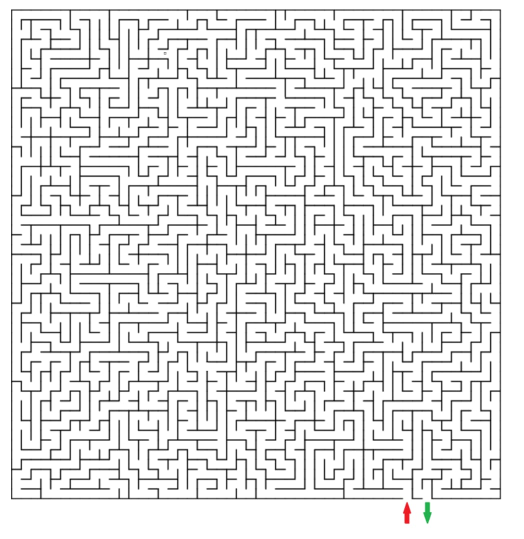
#> input picture path/maze.jpg, 1048 x 1077 px (shown at 1/2 size)
$ python maze2.py
#> lines starting #> are read from the running program, lines starting #| are printed output that depends on the picture; after the words box and inside, x2 and y2 are one past the last pixel; in counts of white or black regions, pixels touching at a corner belong together

import matplotlib.pylab as plt # I use version 3.1.2
#Notes for installing skimage: https://scikit-image.org/docs/dev/install.html
from skimage.morphology import skeletonize # I use version 0.16.2
import numpy as np # I use version 1.18.1


import matplotlib.pylab as plt
import numpy as np
from matplotlib import image as mpimg

# Read the image
img_name = 'maze.jpg'
rgb_img = plt.imread(img_name)
#> rgb_img is the input picture: shape (1077, 1048, 3); mean R, G, B 228, 228, 228

# Clip the image to retain only rows where y <= 1000
clipped_img = rgb_img[:1001, :, :] if rgb_img.ndim == 3 else rgb_img[:1001, :]
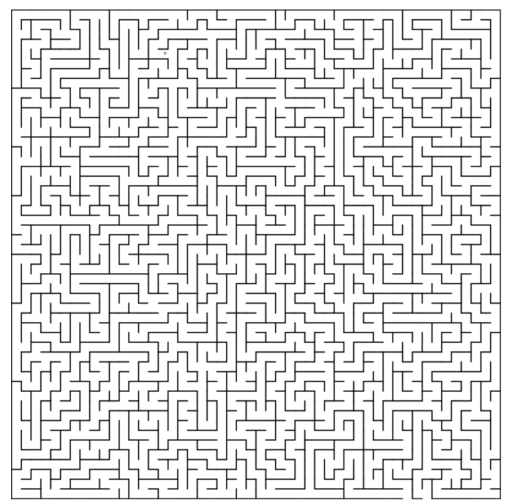
#> clipped_img: shape (1001, 1048, 3) (shown at 1/2 size); mean R, G, B 226.1, 226.1, 226.1

# Save the clipped image as 'maze2.jpg'
mpimg.imsave('maze2.jpg', clipped_img)

# Display the original and clipped images
plt.figure(figsize=(14, 7))

# Original Image
plt.subplot(1, 2, 1)
plt.title("Original Image")
plt.imshow(rgb_img)
plt.axis('on')

# Clipped Image
plt.subplot(1, 2, 2)
plt.title("Clipped Image (y ≤ 1000)")
plt.imshow(clipped_img)
plt.axis('on')

plt.show()


img_name = 'maze2.jpg'
rgb_img = plt.imread(img_name)

plt.figure(figsize=(14,14))
plt.imshow(rgb_img)
x0,y0 = 855, 1000 #start x point
x1,y1 = 810, 1000 #start y point

plt.plot(x0,y0, 'gx', markersize = 14)
plt.plot(x1,y1, 'rx', markersize = 14)

# [10 lines of commented-out code are left out]


if rgb_img.shape.__len__()>2:
    thr_img = rgb_img[:,:,0] > np.max(rgb_img[:,:,0])/2
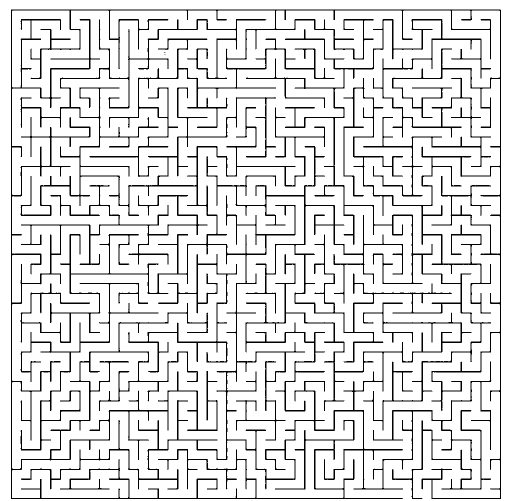
#> thr_img: shape (1001, 1048) bool (shown at 1/2 size); 88.5% white; 9 black regions (4 under 20 px), largest, box (x1, y1, x2, y2) and area: (22, 19, 1002, 998) 49563, (41, 38, 983, 998) 41400, (413, 38, 982, 861) 22637, (41, 566, 317, 901) 3474, (256, 508, 474, 745) 3203
else:
    thr_img = rgb_img > np.max(rgb_img)/2
skeleton = skeletonize(thr_img)
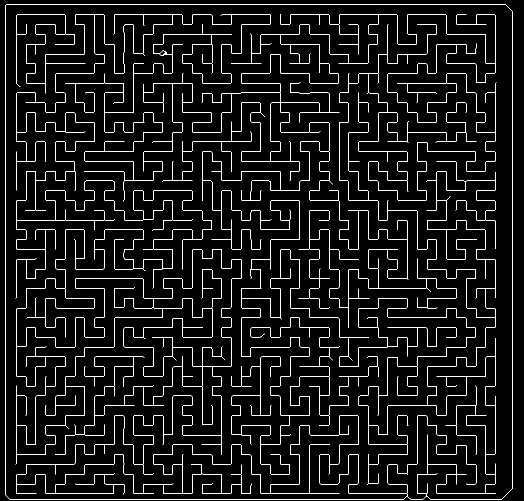
#> skeleton: shape (1001, 1048) bool (shown at 1/2 size); 4.9% white in thin lines or dots
plt.figure(figsize=(14,14))
plt.imshow(skeleton)
#map of routes.
mapT = ~skeleton
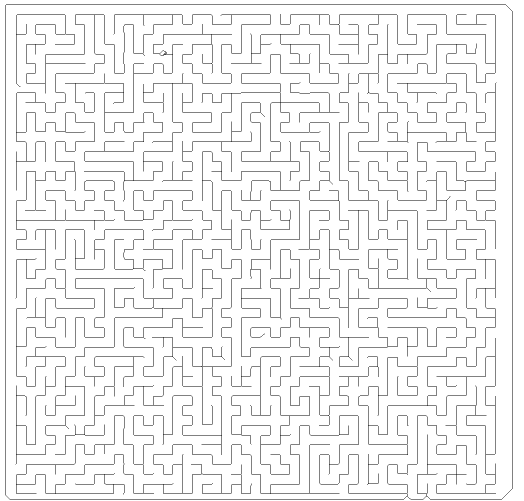
#> mapT: shape (1001, 1048) bool (shown at 1/2 size); 95.1% white; black in thin lines or dots
plt.imshow(mapT)
plt.plot(x0,x0, 'gx', markersize=14)
plt.plot(x1,y1, 'rx', markersize=14)


_mapt = np.copy(mapT)

#searching for our end point and connect to the path.
boxr = 30

#Just a little safety check, if the points are too near the edge, it will error.
if y1 < boxr: y1 = boxr
if x1 < boxr: x1 = boxr

cpys, cpxs = np.where(_mapt[y1-boxr:y1+boxr, x1-boxr:x1+boxr]==0)
#> cpys = 137 values from 0 to 29; cpxs = 137 values, max 59 at index 72, min 0 at index 34, mean 31.01
#calibrate points to main scale.
cpys += y1-boxr
#> cpys = 137 values from 970 to 999
cpxs += x1-boxr
#> cpxs = 137 values, max 839 at index 72, min 780 at index 34, mean 811
#find clooset point of possible path end points
idx = np.argmin(np.sqrt((cpys-y1)**2 + (cpxs-x1)**2))
#> idx = 87
y, x = cpys[idx], cpxs[idx]
#> y = 997; x = 808

pts_x = [x]
#> pts_x = [808]
pts_y = [y]
#> pts_y = [997]
pts_c = [0]

#mesh of displacements.
xmesh, ymesh = np.meshgrid(np.arange(-1,2),np.arange(-1,2))
ymesh = ymesh.reshape(-1)
xmesh = xmesh.reshape(-1)

dst = np.zeros((thr_img.shape))

#Breath first algorithm exploring a tree
while(True):
    #update distance.
    idc = np.argmin(pts_c)
    ct = pts_c.pop(idc)
    x = pts_x.pop(idc)
    y = pts_y.pop(idc)
    #Search 3x3 neighbourhood for possible
    ys,xs = np.where(_mapt[y-1:y+2,x-1:x+2] == 0)
    #Invalidate these point from future searchers.
    _mapt[ys+y-1, xs+x-1] = ct
    _mapt[y,x] = 9999999
    #set the distance in the distance image.
    dst[ys+y-1,xs+x-1] = ct+1
    #extend our list.s
    pts_x.extend(xs+x-1)
    pts_y.extend(ys+y-1)
    pts_c.extend([ct+1]*xs.shape[0])
    #If we run of points.
    if pts_x == []:
        break
    if np.sqrt((x-x0)**2 + (y-y0)**2) <boxr:
        edx = x
        edy = y
        break
#> this loop made 60 passes
#> (x, y, ys, xs, edx, edy) on pass 60: (826, 999, [1], [2], 826, 999)
#> (x, y, ys, xs) on passes 1, 2, 3, 4, 5, 8: (808, 997, [0, 1, 2], [2, 1, 0]), (809, 996, [0, 1], [2, 1]), (808, 997, [2], [0]), (807, 998, [2], [0]), (810, 995, [0], [2]), (806, 999, [1], [0])
#> _mapt: shape (1001, 1048) bool; 95.1% white; black in thin lines or dots
#> after the loop, pts_c = [18, 19, 19, 19]; pts_x = [790, 814, 804, 827]; pts_y = [999, 978, 987, 999]
plt.figure(figsize=(14,14))
plt.imshow(dst)

path_x = []
path_y = []

y = edy
x = edx
#Traces best path
while(True):
    nbh = dst[y-1:y+2,x-1:x+2]
    nbh[1,1] = 9999999
    nbh[nbh==0] = 9999999
    #If we reach a deadend
    if np.min(nbh) == 9999999:
        break
    idx = np.argmin(nbh)
    #find direction
    y += ymesh[idx]
    x += xmesh[idx]

    if np.sqrt((x-x1)**2 + (y-y1)**2) < boxr:
        print('Optimum route found.')
        break
    path_y.append(y)
    path_x.append(x)
#> this loop made 1 pass
#> (idx, y, x) on pass 1: (3, 999, 825)
#> after the loop, path_x = []; path_y = []; x = 825; y = 999


plt.figure(figsize=(14,14))
plt.imshow(rgb_img)
plt.plot(path_x,path_y, 'r-', linewidth=5)
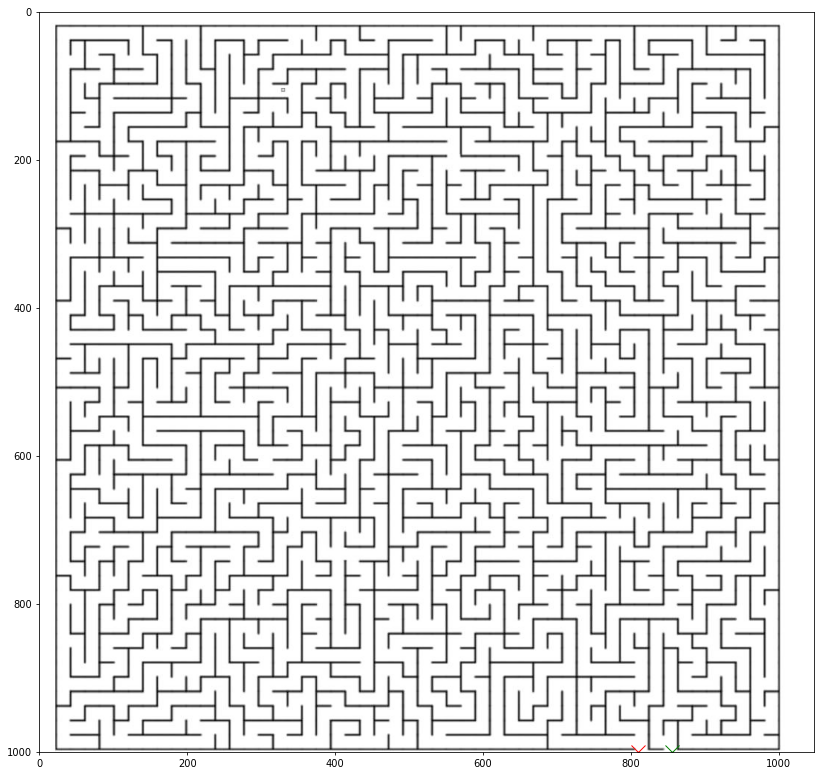
#> figure drawn by matplotlib, 1 panel
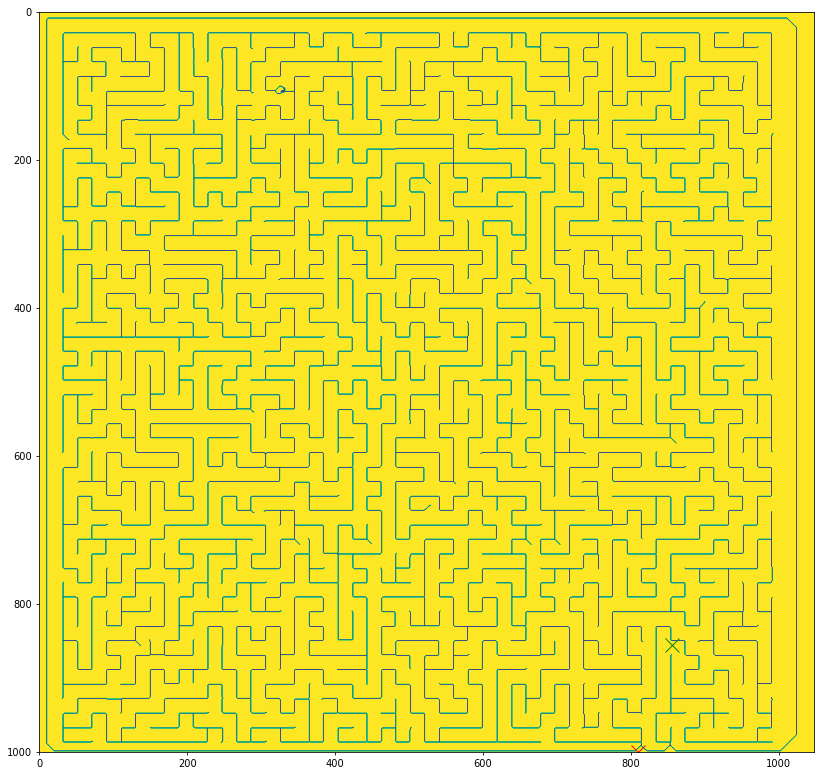
#> figure drawn by matplotlib, 1 panel
